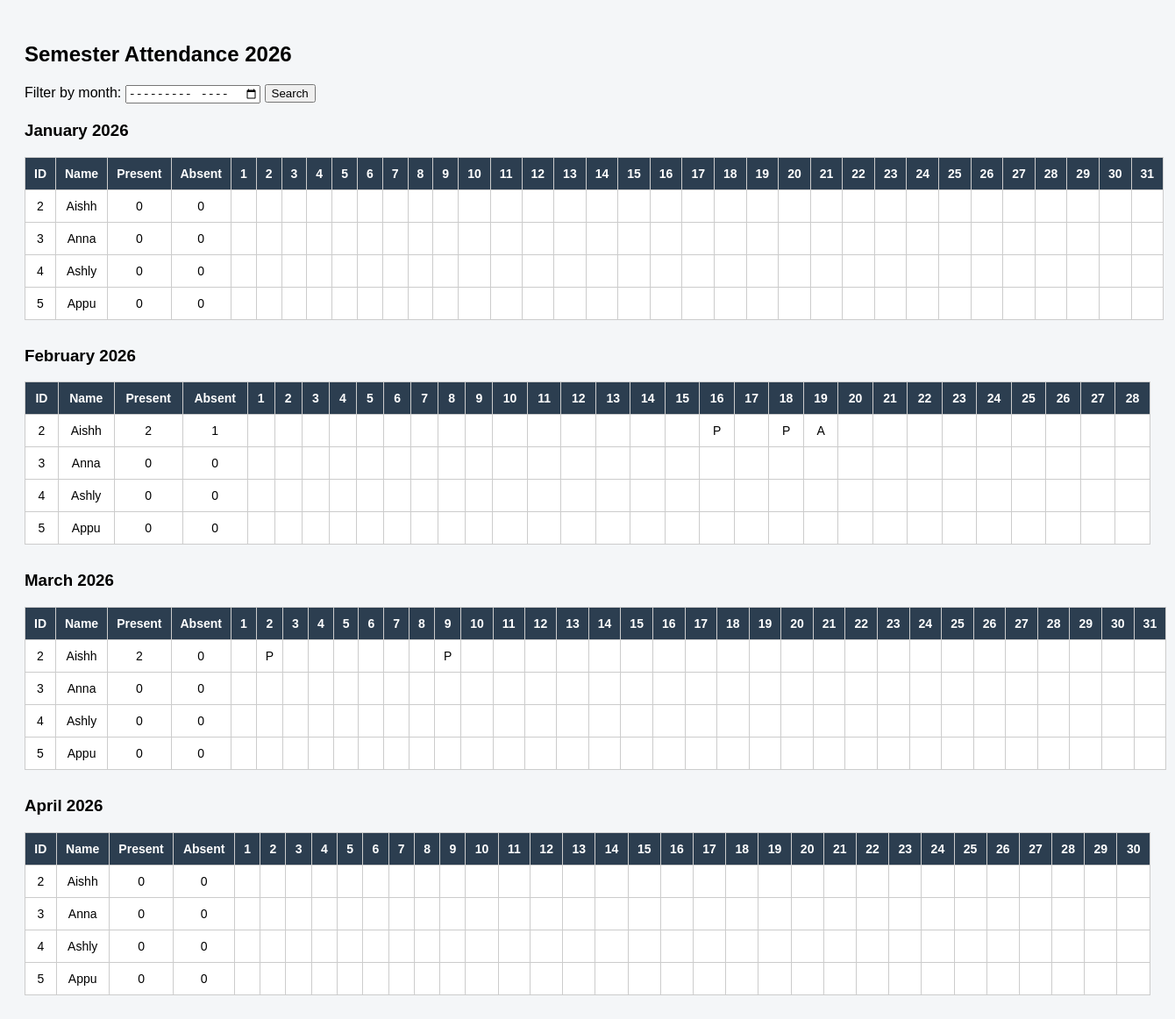
/WAdmin/semester-attendance/, run on the app's committed database.
### Admin/models.py (models this page shows, shortened)
class Student(models.Model):
    admission_number = models.CharField(max_length=30, unique=True)
    name = models.CharField(max_length=100)
    email = models.EmailField(unique=True)
    phone = models.CharField(max_length=15)
    department = models.CharField(max_length=50)
    course = models.CharField(max_length=10)  # BCA / MCA
    academic_batch = models.CharField(max_length=20)  # previously course_batch
    file_batch = models.CharField(max_length=5)  # A/B/C/D
    password = models.CharField(max_length=255)

### Admin/views.py (the view)
# urls.py: path('semester-attendance/', views.semester_attendance_view, name='semester_attendance'),
def semester_attendance_view(request):
    students = Student.objects.all()
    year = 2026
    semester_months = [1, 2, 3, 4]  # Jan-Apr
    month_filter = request.GET.get('month')
    if month_filter:
        filter_year, filter_month = map(int, month_filter.split('-'))
        months_to_show = [filter_month] if filter_year == year else []
    else:
        months_to_show = semester_months  # show all months
    semester_data = []
    for month in months_to_show:
        month_last_day = monthrange(year, month)[1]
        days_range = [date(year, month, day) for day in range(1, month_last_day + 1)]
        month_data = []
        for student in students:
            student_record = {
                'student_id': student.id,
                'name': student.name,
                'present': 0,
                'absent': 0,
                'attendance_display': []
            }
            for day in days_range:
                att = Attendance.objects.filter(student=student, date=day).first()
                if att:
                    if att.status == 'Present':
                        student_record['present'] += 1
                        student_record['attendance_display'].append(('P', 'present'))
                    else:
                        student_record['absent'] += 1
                        student_record['attendance_display'].append(('A', 'absent'))
                else:
                    student_record['attendance_display'].append(('', 'empty'))
            month_data.append(student_record)
        semester_data.append({
            'month_name': date(year, month, 1).strftime('%B'),
            'days_range': days_range,
            'month_data': month_data
        })
    return render(request, 'Admin/semester_attendance.html', {
        'semester_data': semester_data,
        'year': year,
        'month_filter': month_filter
    })

### Admin/templates/Admin/semester_attendance.html (shortened to what this page needs)
<!doctype html>
<html>
  <head>
  </head>
  <body>
    <body>
      <h2>Semester Attendance {{ year }}</h2>
      <form method="get" style="margin-bottom: 20px">
        <label for="month">Filter by month:</label>
        <input
          type="month"
          id="month"
          name="month"
          value="{{ month_filter }}"
        />
        <button type="submit">Search</button>
      </form>
      {% for month in semester_data %}
      <h3>{{ month.month_name }} {{ year }}</h3>
      <table
        border="1"
        style="width: 100%; margin-bottom: 30px; text-align: center"
      >
        <tr>
          <th>ID</th>
          <th>Name</th>
          <th>Present</th>
          <th>Absent</th>
          {% for day in month.days_range %}
          <th>{{ day.day }}</th>
          {% endfor %}
        </tr>
        {% for student in month.month_data %}
        <tr>
          <td>{{ student.student_id }}</td>
          <td>{{ student.name }}</td>
          <td>{{ student.present }}</td>
          <td>{{ student.absent }}</td>
          {% for value, css in student.attendance_display %}
          <td class="{{ css }}">{{ value }}</td>
          {% endfor %}
        </tr>
        {% endfor %}
      </table>
      {% endfor %}
    </body>
  </body>
</html>

### Admin/templates/Admin/semester_attendance.html (style rules this page uses)
body { font-family: Arial; padding: 20px; background: #f4f6f8; }
table { width: 80%; border-collapse: collapse; margin: auto; background: white; font-size: 14px; }
th, td { border: 1px solid #ccc; padding: 10px; text-align: center; }
th { background: #2c3e50; color: white; }

### data on the page
Student: name "Aishh" "Aishh" "Aishh" "Aishh"
Student: name "Anna" "Anna" "Anna" "Anna"
Student: name "Ashly" "Ashly" "Ashly" "Ashly"
Student: name "Appu" "Appu" "Appu" "Appu"

### other printed values
{{ year }} "2026"
{{ month.month_name }} "January" "February" "March" "April"
{{ year }} "2026" "2026" "2026" "2026"
{{ day.day }} "1" "2" "3" "4" "5" "6" "7" "8" "9" "10" "11" "12" "13" "14" "15" "16" "17" "18" "19" "20" "21" "22" "23" "24" "25" "26" "27" "28" "29" "30" "31" "1" "2" "3" "4" "5" "6" "7" "8" "9" "10" "11" "12" "13" "14" "15" "16" "17" "18" "19" "20" "21" "22" "23" "24" "25" "26" "27" "28" "1" "2" "3" "4" "5" "6" "7" "8" "9" "10" "11" "12" "13" "14" "15" "16" "17" "18" "19" "20" "21" "22" "23" "24" "25" "26" "27" "28" "29" "30" "31" "1" "2" "3" "4" "5" "6" "7" "8" "9" "10" "11" "12" "13" "14" "15" "16" "17" "18" "19" "20" "21" "22" "23" "24" "25" "26" "27" "28" "29" "30"
{{ student.student_id }} "2" "3" "4" "5" "2" "3" "4" "5" "2" "3" "4" "5" "2" "3" "4" "5"
{{ student.present }} "0" "0" "0" "0" "2" "0" "0" "0" "2" "0" "0" "0" "0" "0" "0" "0"
{{ student.absent }} "0" "0" "0" "0" "1" "0" "0" "0" "0" "0" "0" "0" "0" "0" "0" "0"
{{ value }} "P" "P" "A" "P" "P"
